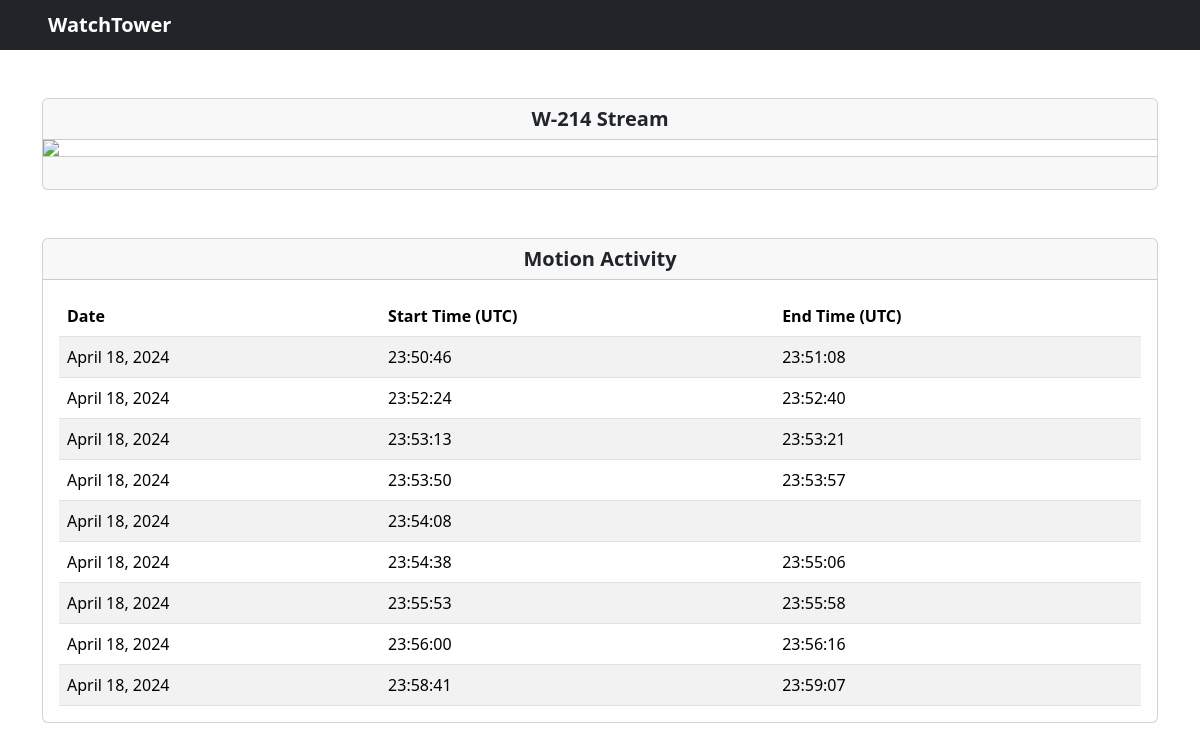
Before: / with the older database file.
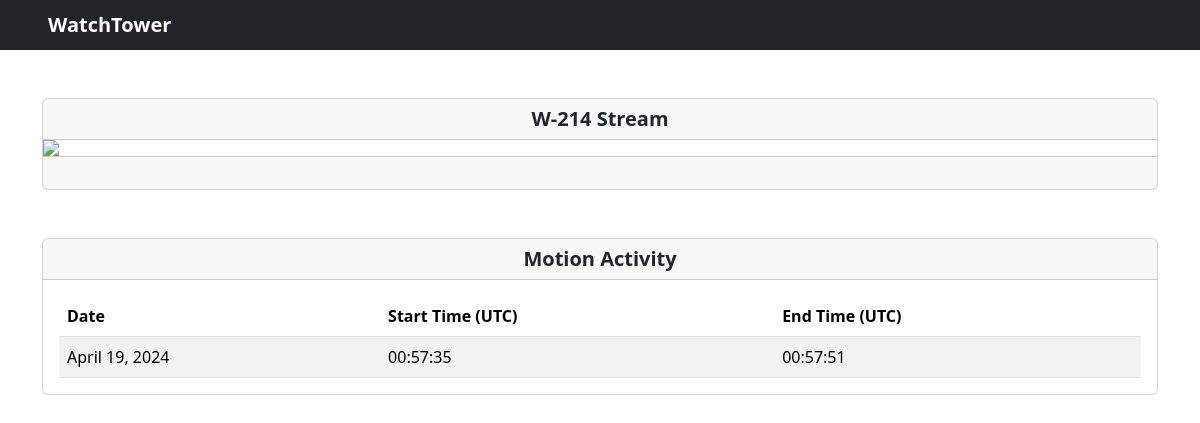
After: the same page with the newer database file.
### home/models.py (models this page shows)
class Alerts(models.Model):
    alertDate = models.DateField(auto_now_add=True)
    alertStartTime = models.CharField(max_length=8)
    alertEndTime = models.CharField(max_length=8)

### home/views.py (the view)
# urls.py: 2. Add a URL to urlpatterns:  path('', views.home, name='home')
def home(request):
    alerts = Alerts.objects.all()
    context = {'alerts': alerts}
    return render(request, 'home.html', context)

### home/templates/home.html (shortened to what this page needs)
<!DOCTYPE html>
<html>
  <head>
    {% load bootstrap5 %} {% bootstrap_css %} {% bootstrap_javascript %}
  </head>
  <body>
    <nav class="navbar navbar-dark bg-dark">
      <span class="navbar-brand mb-0 ms-5 h1"> <b>WatchTower</b> </span>
    </nav>
    <div class="container">
      <div class="row justify-content-center mt-5">
        <div class="col">
          <div class="card text-center">
            <h5 class="card-header pt-2 pb-2"><b>W-214 Stream</b></h5>
            <img src="{% url 'video_feed' %}"/>
            <div class="card-footer text-muted">
            </div>
          </div>
          <div id="alert-card" class="card mt-5 mb-5">
            <h5 class="card-header text-center pt-2 pb-2"><b>Motion Activity</b></h5>
            <div class="card-body justify-content-center" width="854">
              <table id="alerts-table" class="table table-striped mb-0 pb-0">
                <thead>
                            <tr>
                              <th scope="col">Date</th>
                              <th scope="col">Start Time (UTC)</th>
                              <th scope="col">End Time (UTC)</th>
                            </tr>
                          </thead>
                <tbody>
                  {% for alert in alerts %}
                  <tr>
                    <td class="">
                      <span>{{ alert.alertDate }}</span>
                    </td>
                    <td class="">
                      <span>{{ alert.alertStartTime }}</span>
                    </td>
                    <td class="">
                        <span>{{ alert.alertEndTime }}</span>
                      </td>
                  </tr>
                  {% endfor %}
                </tbody>
              </table>
            </div>
          </div>
        </div>
      </div>
    </div>
  </body>
</html>

Changed rows visible on the page:
removed Alerts: alertDate "April 18, 2024", alertStartTime "23:50:46", alertEndTime "23:51:08"
removed Alerts: alertDate "April 18, 2024", alertStartTime "23:52:24", alertEndTime "23:52:40"
removed Alerts: alertDate "April 18, 2024", alertStartTime "23:53:13", alertEndTime "23:53:21"
removed Alerts: alertDate "April 18, 2024", alertStartTime "23:53:50", alertEndTime "23:53:57"
removed Alerts: alertDate "April 18, 2024", alertStartTime "23:54:08"
removed Alerts: alertDate "April 18, 2024", alertStartTime "23:54:38", alertEndTime "23:55:06"
removed Alerts: alertDate "April 18, 2024", alertStartTime "23:55:53", alertEndTime "23:55:58"
removed Alerts: alertDate "April 18, 2024", alertStartTime "23:56:00", alertEndTime "23:56:16"
removed Alerts: alertDate "April 18, 2024", alertStartTime "23:58:41", alertEndTime "23:59:07"
added Alerts: alertDate "April 19, 2024", alertStartTime "00:57:35", alertEndTime "00:57:51"
